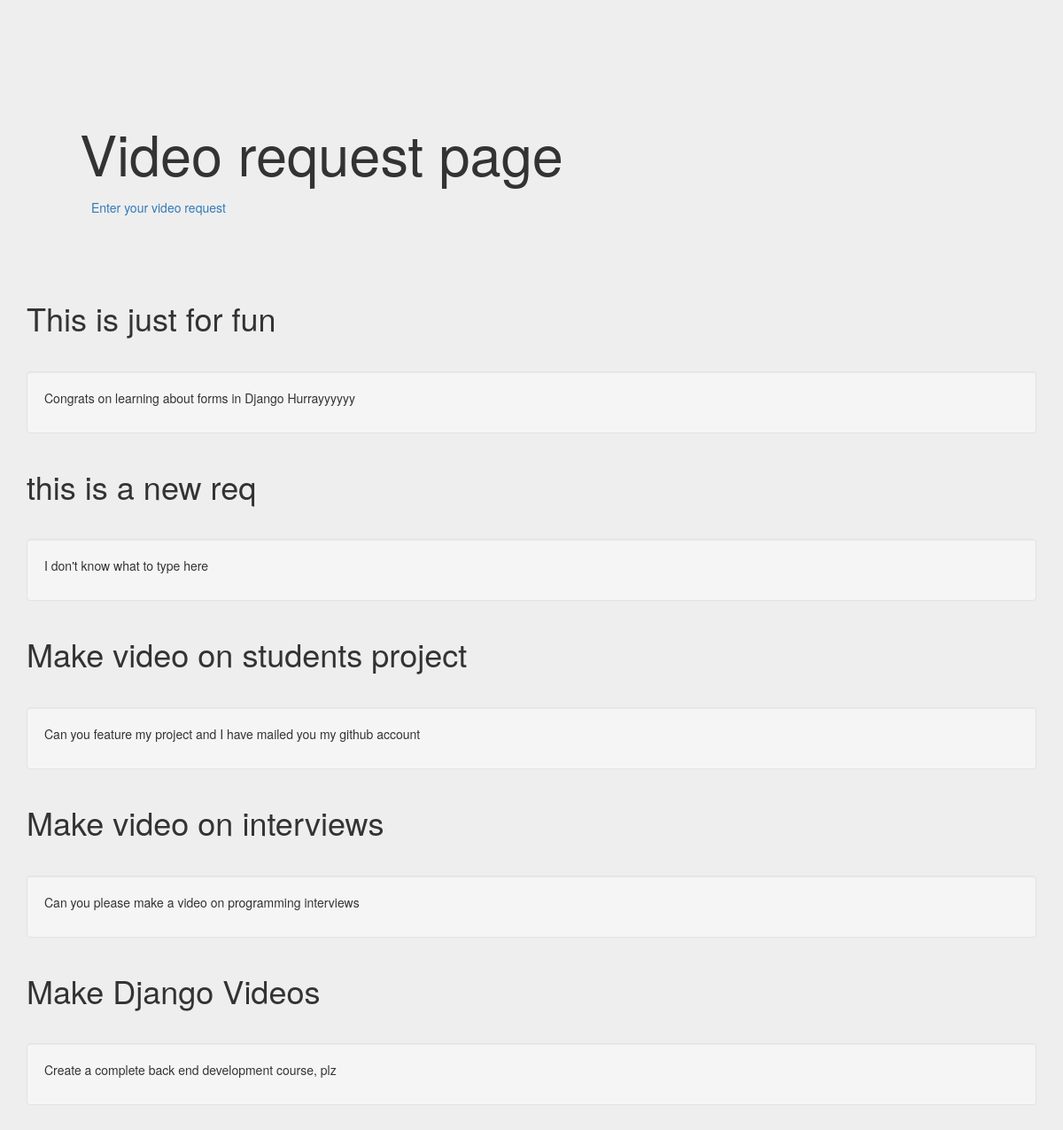
The app's page /videorequest/ with its own data.
### videorequest/models.py (models this page shows, shortened)
class Video(models.Model):
    videotitle = models.CharField(max_length=30)
    videodesc = models.TextField()
    date_added = models.DateTimeField(default=timezone.now)

### videorequest/views.py (the view)
# urls.py: path('', views.index, name='index'),
def index(request):
    videos = Video.objects.order_by('-date_added')
    context = {'videos': videos}
    return render(request, 'videorequest/index.html', context)

### videorequest/templates/videorequest/index.html (shortened to what this page needs)
{% load static %}
<!DOCTYPE html>
<html lang="en">
  <head>
    <link href="{% static 'videorequest/bootstrap.min.css' %}" rel="stylesheet">
    <link href="{% static 'videorequest/theme.css' %}" rel="stylesheet">
  </head>
  <body>
    <div class="container theme-showcase" role="main">
      <div class="jumbotron">
        <h1>Video request page</h1>
        <a type="button" class="btn btn-link" href="{% url 'vrform' %}">Enter your video request</a>
      </div>
    {% for v in videos %}
      <div class="page-header">
        <h1>{{v.videotitle}}</h1>
      </div>
      <div class="well">
        <p>{{v.videodesc}}</p>
      </div>
      {% endfor %}
    </div>
  </body>
</html>

### videorequest/static/videorequest/theme.css (style rules this page uses)
body { padding-top: 70px; padding-bottom: 30px; background-color: #eee; }

### records on screen
Video: videotitle "This is just for fun", videodesc "Congrats on learning about forms in Django Hurrayyyyyy"
Video: videotitle "this is a new req", videodesc "I don't know what to type here"
Video: videotitle "Make video on students project", videodesc "Can you feature my project and I have mailed you my github account"
Video: videotitle "Make video on interviews", videodesc "Can you please make a video on programming interviews"
Video: videotitle "Make Django Videos", videodesc "Create a complete back end development course, plz"
